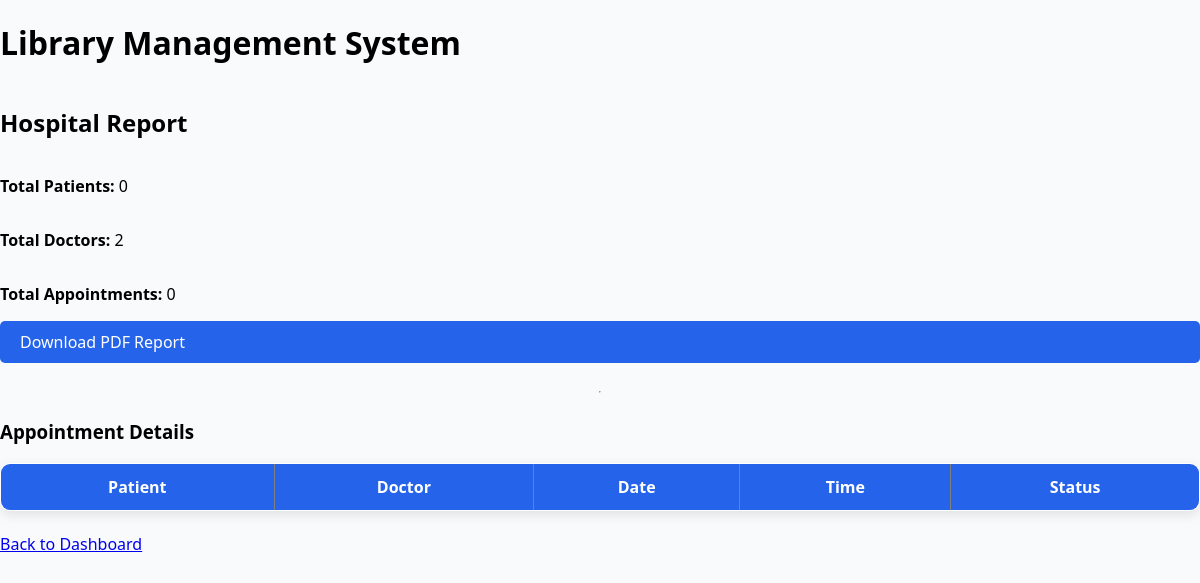
Before: /generate-report/ with the older database file.
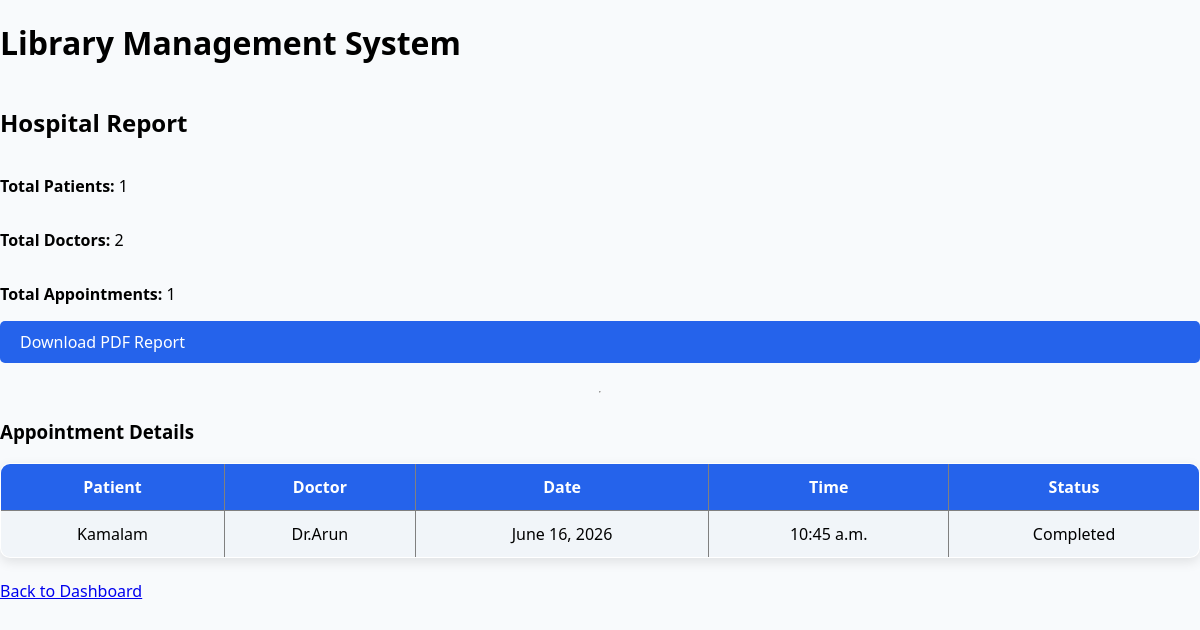
After: the same page with the newer database file.
### hospital/models.py (models this page shows, shortened)
class Appointment(models.Model):
    patient = models.ForeignKey(
        Patient,
        on_delete=models.CASCADE
    )
    doctor = models.ForeignKey(
        Doctor,
        on_delete=models.CASCADE
    )
    appointment_date = models.DateField()
    appointment_time = models.TimeField()
    status = models.CharField(
        max_length=20,
        default="Pending"
    )
    notes = models.TextField(blank=True)
    prescription = models.TextField(blank=True)

class Patient(models.Model):
    name = models.CharField(max_length=100)
    age = models.IntegerField()
    email = models.EmailField(unique=True)
    phone = models.CharField(max_length=15)
    address = models.TextField()
    def __str__(self):
        return self.name

class Doctor(models.Model):
    name = models.CharField(max_length=100)
    department = models.ForeignKey(
        Department,
        on_delete=models.CASCADE
    )
    specialization = models.CharField(max_length=100)
    email = models.EmailField(unique=True)
    phone = models.CharField(max_length=15)
    def __str__(self):
        return self.name

### hospital/views.py (the view)
# urls.py: path('generate-report/',views.generate_report,name='generate_report'),
def generate_report(request):
    total_patients = Patient.objects.count()
    total_doctors = Doctor.objects.count()
    total_appointments = Appointment.objects.count()
    appointments = Appointment.objects.all()
    context = {
        'total_patients': total_patients,
        'total_doctors': total_doctors,
        'total_appointments': total_appointments,
        'appointments': appointments
    }
    return render(request, 'generate_report.html', context)

### hospital/templates/generate_report.html
{% extends 'base.html' %}
{% block content %}
<h2>Hospital Report</h2>
<p><strong>Total Patients:</strong> {{ total_patients }}</p>
<p><strong>Total Doctors:</strong> {{ total_doctors }}</p>
<p><strong>Total Appointments:</strong> {{ total_appointments }}</p>
<a href="{% url 'download_report' %}" class="add-btn">
    Download PDF Report
</a>
<hr>
<h3>Appointment Details</h3>
<table border="1">
    <tr>
        <th>Patient</th>
        <th>Doctor</th>
        <th>Date</th>
        <th>Time</th>
        <th>Status</th>
    </tr>
    {% for appointment in appointments %}
    <tr>
        <td>{{ appointment.patient }}</td>
        <td>{{ appointment.doctor }}</td>
        <td>{{ appointment.appointment_date }}</td>
        <td>{{ appointment.appointment_time }}</td>
        <td>{{ appointment.status }}</td>
    </tr>
    {% endfor %}
</table>
<br>
<a href="{% url 'admin_dashboard' %}">
    Back to Dashboard
</a>
{% endblock %}

Changed rows visible on the page:
added Appointment: patient "Kamalam", doctor "Dr.Arun", appointment_date "June 16, 2026", appointment_time "10:45 a.m.", status "Completed"
Other visible differences:
{{ total_patients }}: "0" → "1"
{{ total_appointments }}: "0" → "1"
